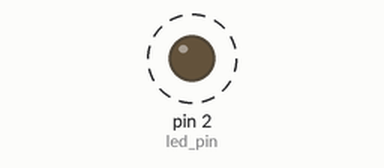
A sketch run on a simulated Arduino Uno, built with avr-gcc and run on an emulated ATmega328P. Parts: output pins drawn as LEDs (lit = HIGH). Dashed ring = blinking.

Above: at 0.5 s.
Timing chart, 0 to 4.6 s (numbered marks = the images above):
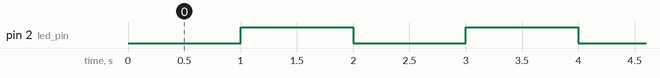

Measured:
- by itself, pin 2 (led_pin): alternates HIGH for 1.0 s and LOW for 1.0 s

The sketch:

sketch_dec17b.ino
```cpp
const int led_pin = 2;
unsigned long previousMillis = 0;
unsigned long interval = 1000;
bool ledState = LOW;

//只执行1次
void setup()
{
  // 设置 GPIO48 引脚 为输出模式
  pinMode(led_pin,OUTPUT);
}
//循环执行
void loop()
{
  unsigned long currentMillies = millis();
  if( currentMillies - previousMillis >= interval)
  {
    previousMillis = currentMillies;
    ledState = !ledState;
    digitalWrite(led_pin,ledState);
  }


/*阻塞式延时
  digitalWrite(led_pin,LOW);
  delay(1000);
  digitalWrite(led_pin,HIGH);
  delay(1000);
*/
}
```
